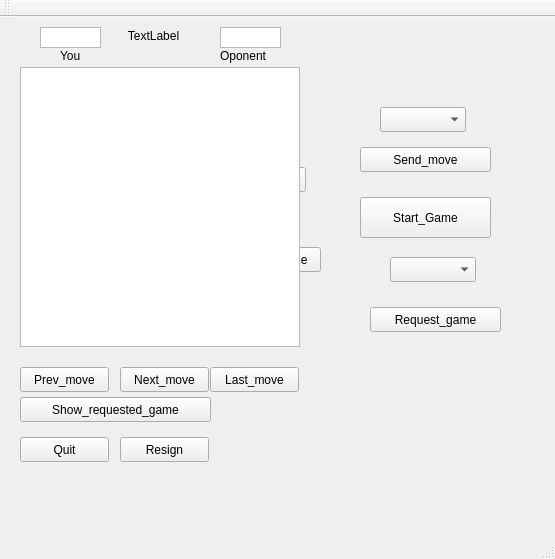
<?xml version="1.0" encoding="UTF-8"?>
<ui version="4.0">
 <class>Window</class>
 <widget class="QMainWindow" name="Window">
  <property name="geometry">
   <rect>
    <x>0</x>
    <y>0</y>
    <width>555</width>
    <height>559</height>
   </rect>
  </property>
  <property name="windowTitle">
   <string>Window</string>
  </property>
  <widget class="QWidget" name="centralWidget">
   <widget class="QGraphicsView" name="GraphWindow">
    <property name="geometry">
     <rect>
      <x>20</x>
      <y>50</y>
      <width>280</width>
      <height>280</height>
     </rect>
    </property>
   </widget>
   <widget class="QPushButton" name="send_pushButton">
    <property name="geometry">
     <rect>
      <x>360</x>
      <y>130</y>
      <width>131</width>
      <height>25</height>
     </rect>
    </property>
    <property name="text">
     <string>Send_move</string>
    </property>
   </widget>
   <widget class="QComboBox" name="move_comboBox">
    <property name="geometry">
     <rect>
      <x>380</x>
      <y>90</y>
      <width>86</width>
      <height>25</height>
     </rect>
    </property>
   </widget>
   <widget class="QPushButton" name="next_move_pushButton">
    <property name="geometry">
     <rect>
      <x>120</x>
      <y>350</y>
      <width>89</width>
      <height>25</height>
     </rect>
    </property>
    <property name="text">
     <string>Next_move</string>
    </property>
   </widget>
   <widget class="QPushButton" name="prev_pushButton">
    <property name="geometry">
     <rect>
      <x>20</x>
      <y>350</y>
      <width>89</width>
      <height>25</height>
     </rect>
    </property>
    <property name="text">
     <string>Prev_move</string>
    </property>
   </widget>
   <widget class="QPushButton" name="last_move_pushButton">
    <property name="geometry">
     <rect>
      <x>210</x>
      <y>350</y>
      <width>89</width>
      <height>25</height>
     </rect>
    </property>
    <property name="text">
     <string>Last_move</string>
    </property>
   </widget>
   <widget class="QGraphicsView" name="color1_graphicsView">
    <property name="geometry">
     <rect>
      <x>40</x>
      <y>10</y>
      <width>61</width>
      <height>21</height>
     </rect>
    </property>
   </widget>
   <widget class="QComboBox" name="req_comboBox">
    <property name="geometry">
     <rect>
      <x>390</x>
      <y>240</y>
      <width>86</width>
      <height>25</height>
     </rect>
    </property>
   </widget>
   <widget class="QPushButton" name="req_pushButton">
    <property name="geometry">
     <rect>
      <x>370</x>
      <y>290</y>
      <width>131</width>
      <height>25</height>
     </rect>
    </property>
    <property name="text">
     <string>Request_game</string>
    </property>
   </widget>
   <widget class="QPushButton" name="show_pushButton">
    <property name="geometry">
     <rect>
      <x>20</x>
      <y>380</y>
      <width>191</width>
      <height>25</height>
     </rect>
    </property>
    <property name="text">
     <string>Show_requested_game</string>
    </property>
   </widget>
   <widget class="QPushButton" name="quit_pushButton">
    <property name="geometry">
     <rect>
      <x>20</x>
      <y>420</y>
      <width>89</width>
      <height>25</height>
     </rect>
    </property>
    <property name="text">
     <string>Quit</string>
    </property>
   </widget>
   <widget class="QPushButton" name="resign_pushButton">
    <property name="geometry">
     <rect>
      <x>120</x>
      <y>420</y>
      <width>89</width>
      <height>25</height>
     </rect>
    </property>
    <property name="text">
     <string>Resign</string>
    </property>
   </widget>
   <widget class="QPushButton" name="send_size_pushButton">
    <property name="geometry">
     <rect>
      <x>200</x>
      <y>230</y>
      <width>121</width>
      <height>25</height>
     </rect>
    </property>
    <property name="text">
     <string>Send_Board-Size</string>
    </property>
   </widget>
   <widget class="QComboBox" name="size_comboBox">
    <property name="geometry">
     <rect>
      <x>220</x>
      <y>150</y>
      <width>86</width>
      <height>25</height>
     </rect>
    </property>
   </widget>
   <widget class="QGraphicsView" name="color2_graphicsView">
    <property name="geometry">
     <rect>
      <x>220</x>
      <y>10</y>
      <width>61</width>
      <height>21</height>
     </rect>
    </property>
   </widget>
   <widget class="QLabel" name="label">
    <property name="geometry">
     <rect>
      <x>60</x>
      <y>30</y>
      <width>31</width>
      <height>17</height>
     </rect>
    </property>
    <property name="text">
     <string>You</string>
    </property>
   </widget>
   <widget class="QLabel" name="label_2">
    <property name="geometry">
     <rect>
      <x>220</x>
      <y>30</y>
      <width>67</width>
      <height>17</height>
     </rect>
    </property>
    <property name="text">
     <string>Oponent</string>
    </property>
   </widget>
   <widget class="QLabel" name="score_label">
    <property name="geometry">
     <rect>
      <x>120</x>
      <y>10</y>
      <width>67</width>
      <height>17</height>
     </rect>
    </property>
    <property name="text">
     <string>TextLabel</string>
    </property>
    <property name="alignment">
     <set>Qt::AlignCenter</set>
    </property>
   </widget>
   <widget class="QPushButton" name="Start_Game_p2_pushButton">
    <property name="geometry">
     <rect>
      <x>360</x>
      <y>180</y>
      <width>131</width>
      <height>41</height>
     </rect>
    </property>
    <property name="text">
     <string>Start_Game</string>
    </property>
   </widget>
   <zorder>size_comboBox</zorder>
   <zorder>send_size_pushButton</zorder>
   <zorder>GraphWindow</zorder>
   <zorder>send_pushButton</zorder>
   <zorder>move_comboBox</zorder>
   <zorder>next_move_pushButton</zorder>
   <zorder>prev_pushButton</zorder>
   <zorder>last_move_pushButton</zorder>
   <zorder>color1_graphicsView</zorder>
   <zorder>req_comboBox</zorder>
   <zorder>req_pushButton</zorder>
   <zorder>show_pushButton</zorder>
   <zorder>quit_pushButton</zorder>
   <zorder>resign_pushButton</zorder>
   <zorder>color2_graphicsView</zorder>
   <zorder>label</zorder>
   <zorder>label_2</zorder>
   <zorder>score_label</zorder>
   <zorder>Start_Game_p2_pushButton</zorder>
  </widget>
  <widget class="QMenuBar" name="menuBar">
   <property name="geometry">
    <rect>
     <x>0</x>
     <y>0</y>
     <width>555</width>
     <height>22</height>
    </rect>
   </property>
  </widget>
  <widget class="QToolBar" name="mainToolBar">
   <attribute name="toolBarArea">
    <enum>TopToolBarArea</enum>
   </attribute>
   <attribute name="toolBarBreak">
    <bool>false</bool>
   </attribute>
  </widget>
  <widget class="QStatusBar" name="statusBar"/>
 </widget>
 <layoutdefault spacing="6" margin="11"/>
 <resources/>
 <connections/>
</ui>
